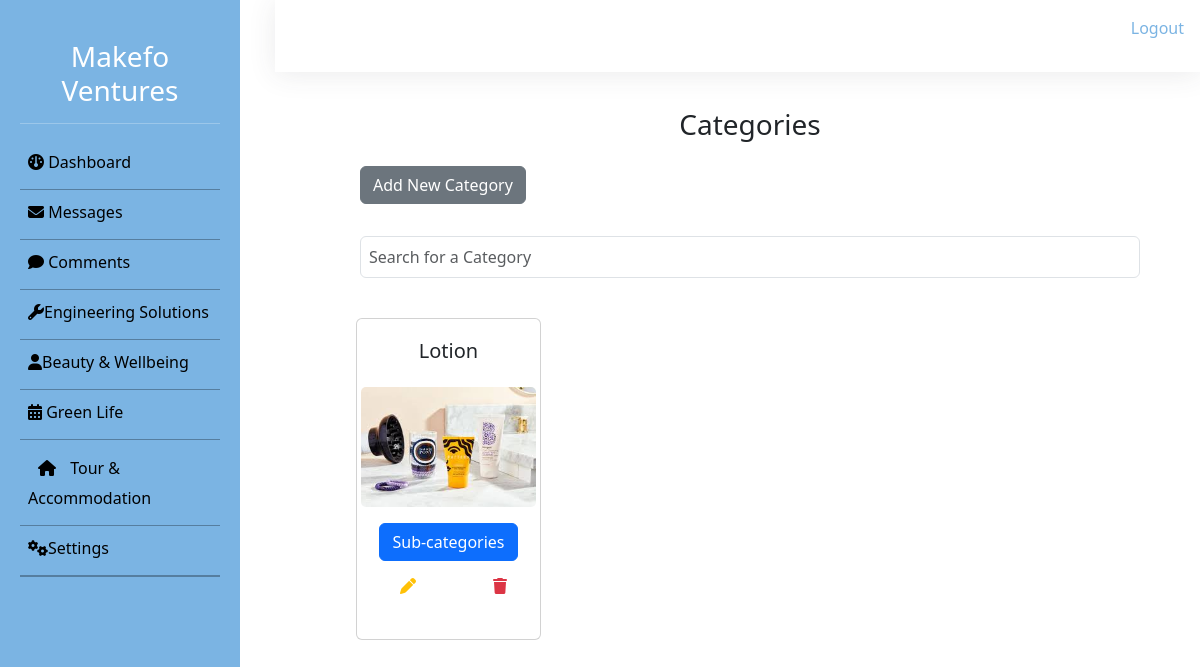
The page /makefo-admin/index.php?page=categories&id=beauty (signed in) on the database its author committed.
### tables this page shows
CREATE TABLE `category` (
  `id` int(11) NOT NULL,
  `category_name` varchar(100) NOT NULL,
  `category_image` varchar(255) NOT NULL,
  `category_description` varchar(255) NOT NULL,
  `business_type` text NOT NULL,
  `created_at` date NOT NULL DEFAULT current_timestamp()
);

### makefo_data/get_data.php (called while the page is built, shortened)
<?php
function getCategories($conn){
    $query = "SELECT * FROM category ORDER BY id DESC";
    $stmt = $conn->query($query);
    $categories = $stmt->fetchAll();
    if($stmt==true){
       return $categories;
    }else{
        return 0;
    }
}
?>

### makefo-admin/index.php (the view, shortened to what this page needs)
<?php
$id = $_REQUEST['id'] ?? 'dashboard';
$page = $_REQUEST['page'] ?? '';
include("../db_con.php");
include("../makefo_data/get_data.php");
$categories = getCategories($conn);
?>
<!DOCTYPE html>
<html lang="en">
<head>
    <link href="https://cdn.jsdelivr.net/npm/bootstrap@5.3.1/dist/css/bootstrap.min.css" rel="stylesheet"
>
    <link rel="stylesheet" href="style.css">
    <link rel="stylesheet" href="https://cdnjs.cloudflare.com/ajax/libs/font-awesome/6.4.2/css/all.min.css">
</head>
<body>
    <div class="sidebar bg_blue">
        <h3 class="text-center">Makefo Ventures</h3>
        <hr>
        <ul class="">
            <li>
                <a href="index.php?id=dashboard"><i class="fa-solid fa-gauge"></i> Dashboard</a>
            </li>
            <li>
                <a href="index.php?id=messages"><i class="fa-solid fa-envelope"></i> Messages</a>
            </li>
            <li>
                <a href="index.php?id=comments"><i class="fa-solid fa-comment"></i> Comments</a>
            </li>
            <li>
                <?php printf("<a href='index.php?&page=main&id=engineering'><i class='fa-solid fa-wrench'></i>Engineering
                    Solutions</a>", $id) ?>
            </li>
            <li>
            <li>
                <?php printf("<a href='index.php?page=main&id=beauty'><i class='fa-solid fa-user'></i>Beauty &
                    Wellbeing</a>", $id) ?>
            </li>
            <li>
            <li>
                <?php printf("<a href='index.php?page=main&id=greenlife'><i class='fa-solid fa-calendar-days'></i> Green Life</a>", $id) ?>
            </li>
            <li>
            <li>
                <?php printf("<a href='index.php?page=main&id=tour'><i class='fa fa-house'></i> Tour & Accommodation</a>", $id) ?>
            </li>
            <li>
                <a href="index.php?id=settings"><i class="fa-solid fa-gears"></i>Settings</a>
            </li>
        </ul>
    </div>
    <div>
        <div class="topbar ">
            <div class="p-3 bg_white">
                <p class="text-end text_blue"><a href="logout.php" class="nav-link">Logout</a></p>
            </div>
        </div>
        <div class="main-body  p-5">
            <div class="container">
                <?php if ($page == 'categories') {
                    $ent = $_REQUEST['id'];
                    ?>
                <h3 class="text-center">Categories</h3>
                <button data-bs-target="#add_category" data-bs-toggle="modal" class="btn btn-secondary my-3">Add
                    New Category</button>
                <input type="search" class="form-control p-2 my-3" name="searchKeyword" id="customSearchInput"
                    onkeyup="searchCustomTable()" placeholder="Search for a Category">
                <div class="row" id="customCategoryContainer">
                    <?php foreach ($categories as $index => $category) {
                                if ($category['business_type'] == $ent) { ?>
                    <div class="col-md-3 p-2 my-3">
                        <div class="card p-1">
                            <div class="card-title">
                                <h5 class="text-center p-3">
                                    <?= $category['category_name'] ?>
                                </h5>
                                <img src="../assets/images/category/<?= $category['category_image'] ?>" alt=""
                                    height="120px" class="card-img">
                                <div class="card-body">
                                    <div class="text-center">
                                        <?php printf("<a href='index.php?page=view-category&id=%s' class='btn text-white btn-primary'>Sub-categories</a>", $category['id']) ?>
                                    </div>
                                    <div class="d-flex justify-content-between">
                                        <button class='btn text-warning' data-bs-target="#edit_category<?= $index ?>"
                                            data-bs-toggle="modal"><i class="fa  fa-pen"></i></button>
                                        <button class='btn text-danger' data-bs-toggle='modal'
                                            data-bs-target='#deleteCat<?= $index ?>'><i
                                                class='fas fa-trash'></i></button>
                                    </div>
                                </div>
                            </div>
                        </div>
                    </div>
                    <?php
                                }
                                ?>
                    <?php
                            } ?>
                </div>
                <?php
                } ?>
            </div>
        </div>
</body>
</html>

### makefo-admin/style.css (style rules this page uses)
.bg_white { -webkit-box-shadow: 0 0.15rem 1.75rem 0 rgba(58, 59, 69, 0.1); box-shadow: 0 0.15rem 1.75rem 0 rgba(58, 59, 69, 0.1); background-color: #FFF; }
.bg_blue { background-color: #7bb4e3; }
.text_blue { color: #7bb4e3 }
.fa { padding: 10px; }
.sidebar { height: 60vh; top: 0; left: 0; padding: 5px; height: 100vh; color: white; float: left; width: 20%; position: fixed; top: 0; overflow-y: auto; left: 0; bottom: 0; padding: 40px 20px 20px 20px; z-index: 999; }
.sidebar li a { color: black; border-bottom: 1px rgba(0,0,0,.3) solid; }
.sidebar ul { padding: 0; list-style: none; border-bottom: 1px rgba(0,0,0,.3) solid; }
.sidebar ul li a { display: block; padding: 10px 10px 15px 8px; text-decoration: none; }
.topbar { position: fixed; width: 100%; top: 0; left: 0; padding-left: 275px; z-index: 1; right: 0; }
.main-body { margin-left: 300px; margin-top: 5%; }

### rows shown on the page
category: category_name "Lotion", category_image (picture)
